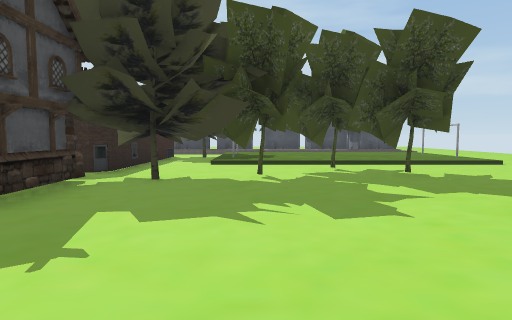
view 1 (above)

24 first-person views from a walk through a scene from a Unity 3-D project. The camera is 1.5 m above the floor, tilts 4° down and sees 75° across. The floor is counted in squares, 2 m on a side. Each view is taken from the middle of a square. On the plan, view 1 faces up. The plan holds only what a view shows up to about 11 squares ahead; the rest is blank. The place goes on beyond the plan. The player character is not drawn. Some surface patterns are stand-ins.

view 2
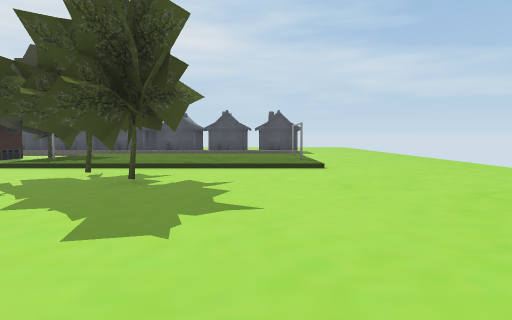

view 3
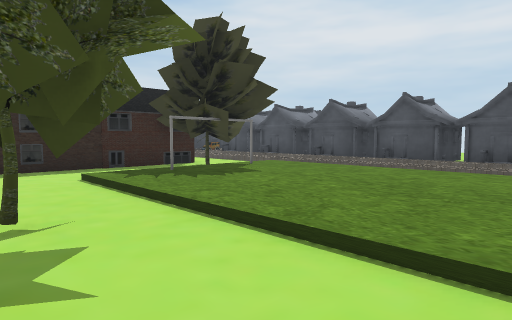

view 4
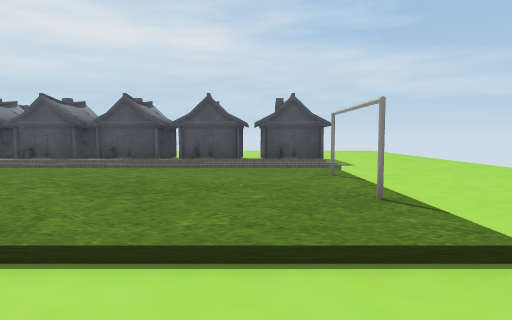

view 5
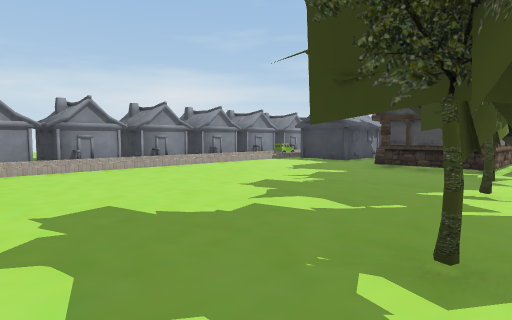

view 6
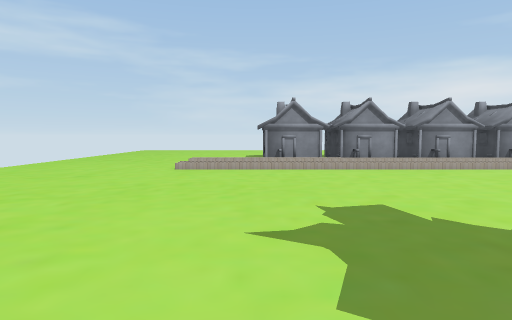

view 7
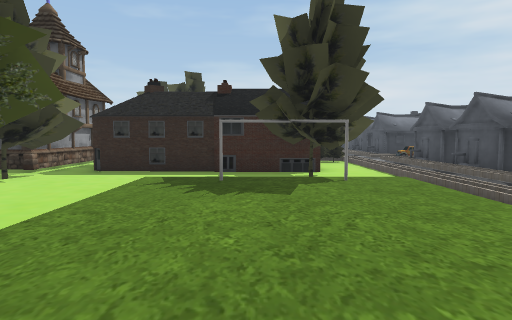

view 8
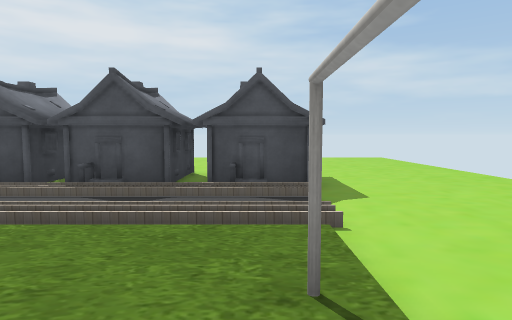

view 9
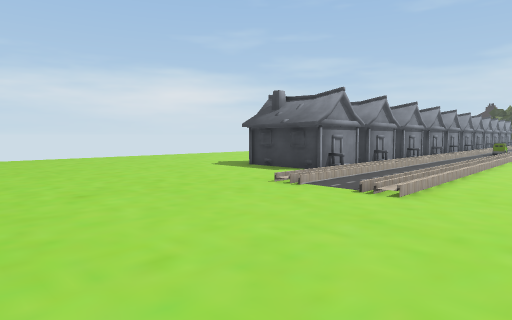

view 10
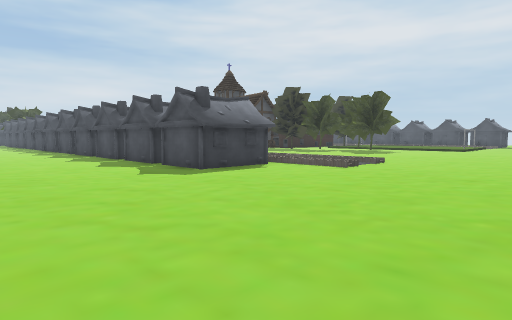

view 11
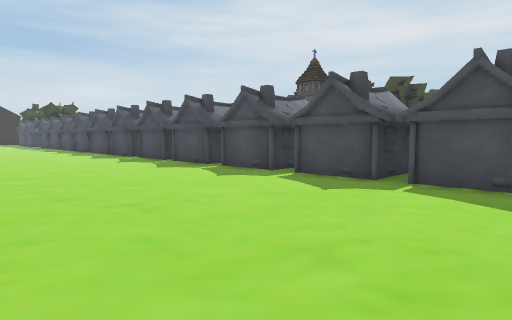

view 12
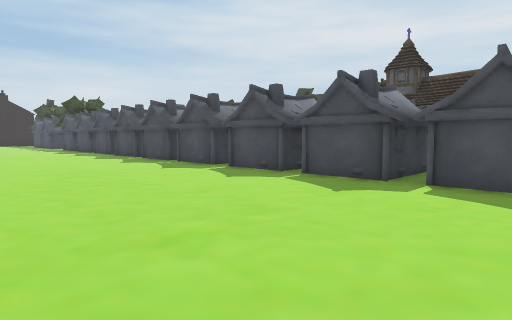

view 13
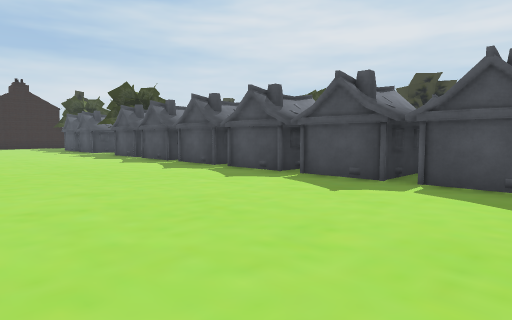

view 14
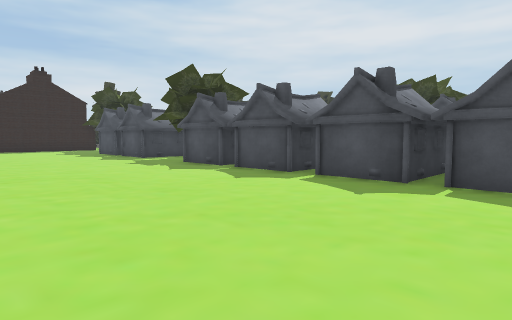

view 15
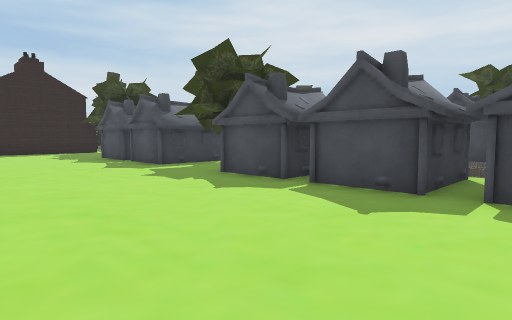

view 16
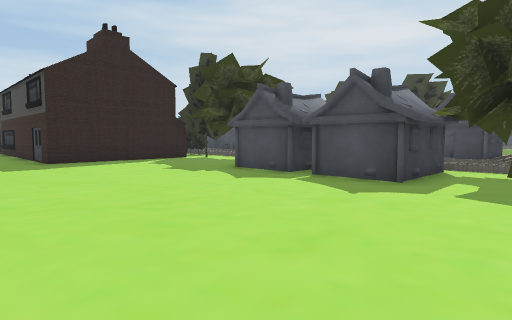

view 17
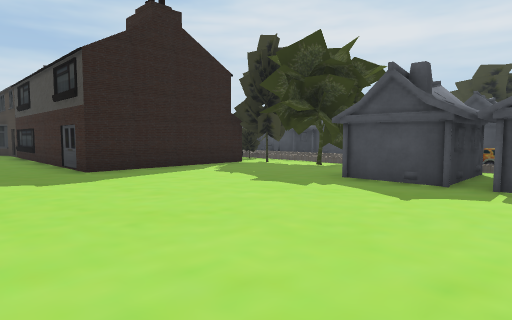

view 18
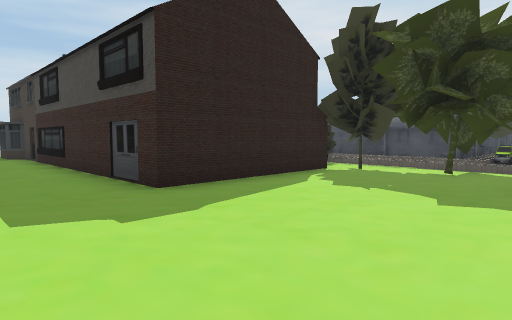

view 19
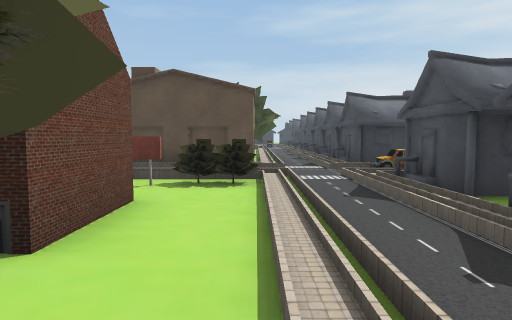

view 20
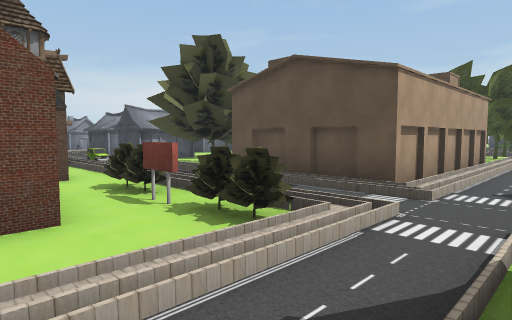

view 21
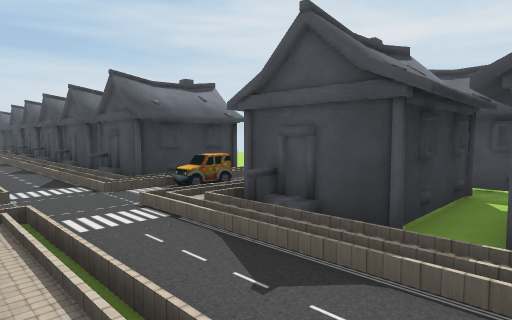

view 22
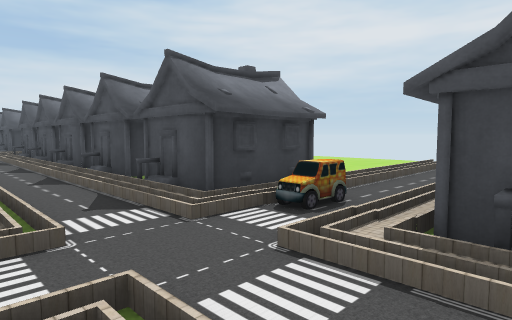

view 23
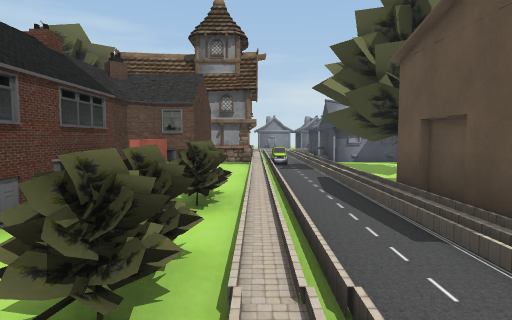

view 24
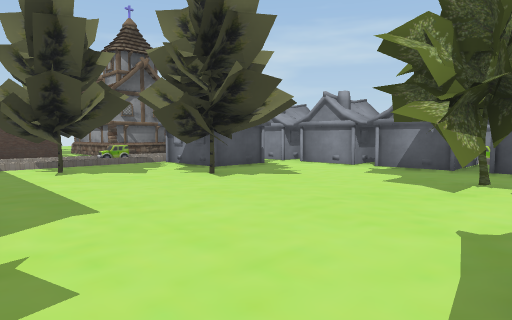

### Floor plan
Key: @ floor where view 1 was taken; # wall or solid block; . main floor; : floor 0.25 m higher than the main floor; / step, stairs or slope; T tree; H house; B building; O other object.
Columns run from 38 left of view 1 to 11 right of it. Each row starts with its distance up from view 1.
 20                              /. H#            ....
 19                              /./ .            ....
 18                             #/./####   ####.  ....
 17                    O#HH# #HH#/O/#H#HH# #HH#.#H....
 16                    /////////// ///////////////....
 15                       ........ ........  .........
 14                    TT..BB.BBBB.///////////////....
 13                     TT B     B./O..O.O::::::O....
 12                      T       B.//.##OO:::::::.....
 11                              B./OO #./:::::::.....
 10                     .....    ../.###.O::::::O.....
  9                     .........../####.////////.....
  8                     .......OOO./# ##....T.........
  7                     .........../###....TTT.......
  6                     .....OO...O/....OTT..T......
  5                      T.....##..//..#...........
  4                      T.....# H./   H...........
  3                      .T.....      ..............
  2         H/     #     ###.####     ..............
  1          /    ##           #      ................
  0         HO H# #H     HH   HH       ...@...........
 -1       ///     //     /O            ///////////....
 -2       ///   /O       //              .............
 -3       OO.T. H. .T    H.     H      H /  H.H.......
 -4       #OO.T ## ..H   #. H   #H H   #.##### .......
 -5       #....####H..#HH#.#HH#H#H###HH#.#H#H##H.....
 -6       #...........................................
 -7       #...........................................
 -8 #######...........................................
 -9 ..................................................
-10  ........................................... .....
-11        ...........    ..........  ..........  ..

Where each view was taken, in squares from view 1:
view 1: 0 up, 0 right, facing up
view 2: 1 up, 5 right, facing up
view 3: 7 up, 5 right, facing up-left
view 4: 7 up, 5 right, facing up
view 5: 7 up, 5 right, facing down-left
view 6: 7 up, 5 right, facing down
view 7: 11 up, 5 right, facing left
view 8: 11 up, 6 right, facing up
view 9: 1 up, 11 right, facing down-left
view 10: 10 down, 11 right, facing up-left
view 11: 11 down, 5 right, facing up-left
view 12: 11 down, 0 right, facing up-left
view 13: 11 down, 7 left, facing up-left
view 14: 11 down, 12 left, facing up-left
view 15: 10 down, 15 left, facing up-left
view 16: 11 down, 21 left, facing up-left
view 17: 11 down, 24 left, facing up-left
view 18: 11 down, 27 left, facing up-left
view 19: 14 up, 1 left, facing left
view 20: 16 up, 4 left, facing down-left
view 21: 14 up, 4 left, facing up-left
view 22: 14 up, 6 left, facing up-left
view 23: 15 up, 7 left, facing down
view 24: 10 up, 18 left, facing down-right
